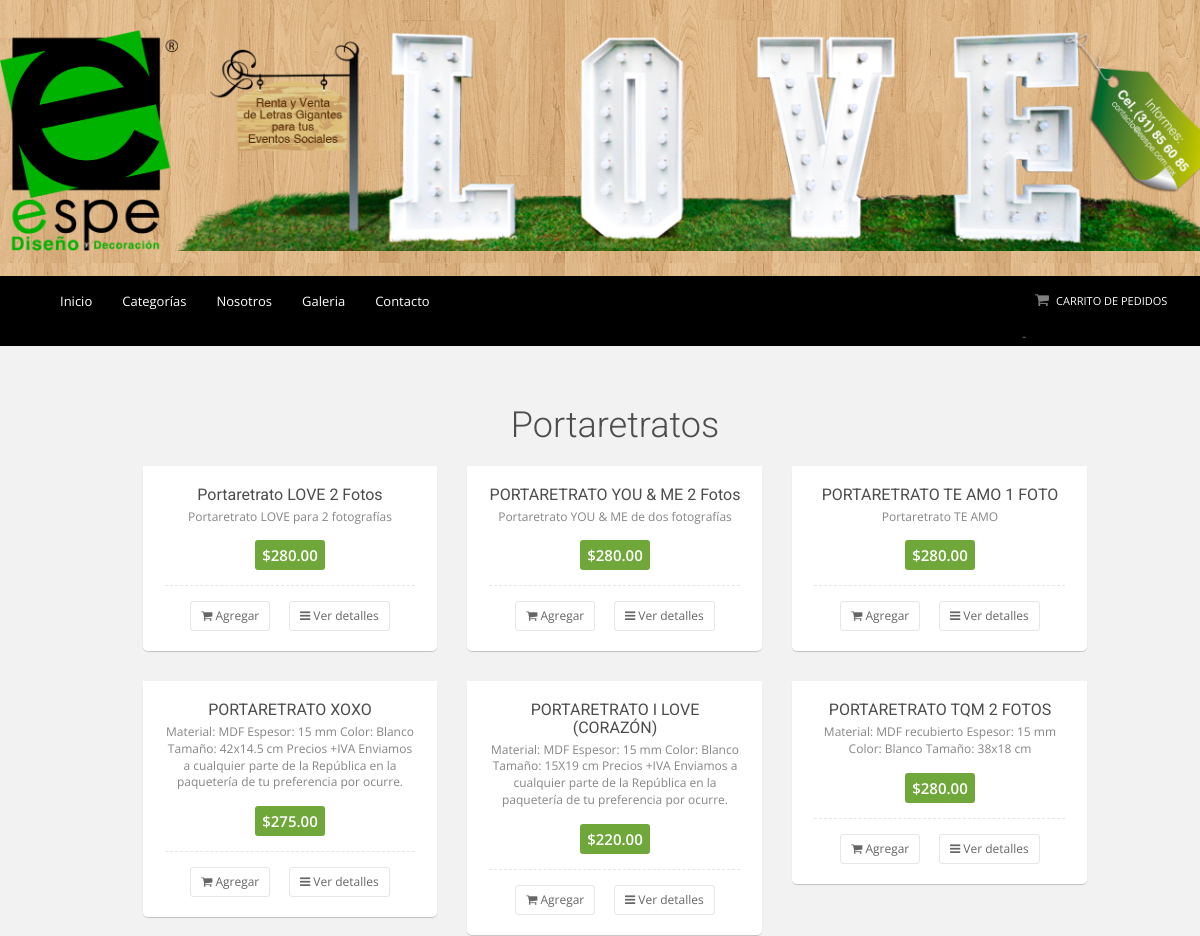
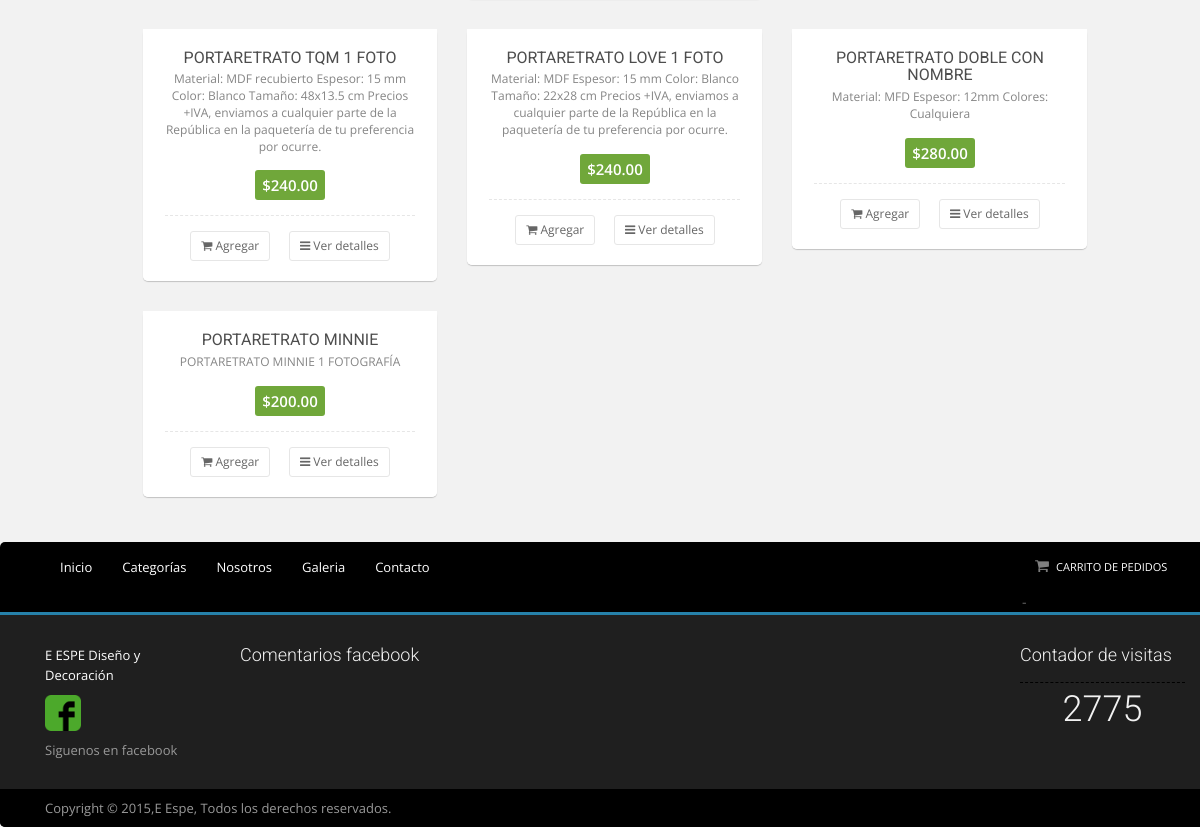
The page /categorias.php?id_categoria=5 on the database its author committed (2 pictures, top to bottom).
### tables this page shows
CREATE TABLE IF NOT EXISTS `categorias` (
  `id_categoria` bigint(20) NOT NULL AUTO_INCREMENT,
  `categoria` varchar(50) DEFAULT NULL,
  `imagen` varchar(100) DEFAULT NULL,
  PRIMARY KEY (`id_categoria`)
);

CREATE TABLE IF NOT EXISTS `productos` (
  `id_producto` bigint(20) NOT NULL AUTO_INCREMENT,
  `id_categoria` bigint(20) NOT NULL,
  `nombre_producto` varchar(50) NOT NULL,
  `precio` float NOT NULL,
  `descripcion` varchar(255) DEFAULT NULL,
  `informacion_adicional` varchar(255) DEFAULT NULL,
  `info_pago_envio` varchar(255) DEFAULT NULL,
  `foto_principal` text,
  `fecha_alta` datetime DEFAULT NULL,
  PRIMARY KEY (`id_producto`),
  KEY `id_categoria` (`id_categoria`)
);

CREATE TABLE IF NOT EXISTS `visitas` (
  `id` bigint(20) NOT NULL,
  `contador` int(11) DEFAULT '0',
  PRIMARY KEY (`id`)
);

### includes/Conexion.php (called while the page is built, shortened)
<?php
class MySQL {
    private $conexion;
    public function MySQL() {
        if (!isset($this->conexion)) {
  $this->conexion = (mysql_connect("localhost", "root", ""))
                    or die(mysql_error());
        }
    }
    public function consulta($consulta) {
        $resultado = mysql_query($consulta, $this->conexion);
        return $resultado;
    }
    public function fetch_array($consulta) {
        return mysql_fetch_array($consulta);
    }
}
?>

### categorias.php (the view, shortened to what this page needs)
<!DOCTYPE HTML>
<html>
    <?php
    include './includes/Conexion.php';
    ?>
    <head>
        <link rel="stylesheet" href="css/boostrap.css">
        <link rel="stylesheet" href="css/font_awesome.css">
        <link rel="stylesheet" href="css/styles.css">
        <link rel="stylesheet" href="css/mystyles.css">
    </head>
    <body class="boxed" style="background-image: url(img/textures/wood-1.jpg)">
        <div class="global-wrap">
            <div class="top-main-area text-center">
                <div class="container" style="width: 100%;margin: 0;padding: 0">
                    <a href="index.php" class="logo mt5">
                        <?php
                        include './includes/files/logo.php';
                        ?>
                    </a>
                </div>
            </div>
            <?php
            include './includes/files/header.php';
            ?>
            <div class="container">
                <div class="row">
                    <div class="col-md-10 col-md-offset-1">
                        <?php
                        $sql = new MySQL();
                        $res = $sql->consulta("SELECT categoria FROM categorias WHERE id_categoria=" . $_REQUEST["id_categoria"]);
                        if ($row = $sql->fetch_array($res)) {
                            $nombreCategoria = $row["categoria"];
                        }
                        ?>
                        <h1 style="text-align: center"><?= $nombreCategoria ?></h1>
                        <?php
                        $i = 1;
                        $res = $sql->consulta("SELECT * FROM productos a INNER JOIN categorias b ON a.id_categoria=b.id_categoria WHERE a.id_categoria=" . $_REQUEST["id_categoria"] . " ORDER BY fecha_alta ");
                        while ($row = $sql->fetch_array($res)) {
                            if ($i == 1) {
                                echo "<div class='row row-wrap'>";
                            }
                            ?>
                            <div class = "col-md-4" >
                                <div class = "product-thumb">
                                    <div class = "product-inner">
                                        <h5 class = "product-title"><?= $row["nombre_producto"] ?></h5>
                                        <p class = "product-desciption">
                                            <?= $row["descripcion"] ?>
                                        </p>
                                        <div class = "product-meta">
                                            <ul class = "product-price-list">
                                                <li><span class = "product-price">$<?= $row["precio"] ?>.00</span>
                                                </li>
                                            </ul>
                                            <ul class = "product-actions-list">
                                                <li><a itemid="<?= $row["id_producto"] ?>" class = "btn btn-sm" href = "#" id = "agregarProducto"><i class = "fa fa-shopping-cart"></i> Agregar</a>
                                                </li>
                                                <li><a href = "detalleProducto.php?id_producto=<?= $row["id_producto"] ?>" class = "btn btn-sm"><i class = "fa fa-bars"></i> Ver detalles</a>
                                                </li>
                                            </ul>
                                        </div>
                                    </div>
                                </div>
                            </div>
                            <?php
                            if ($i == 3) {
                                $i = 0;
                                echo "</div>";
                            }
                            $i++;
                        }
                        ?>
                    </div>
                </div>
            </div>
        </div>
		<?php
            include './includes/files/footerMenu.php';
        ?>
            <?php
            include './includes/files/footer.php';
            ?>
    </body>
</html>

### includes/files/footer.php (shortened to what this page needs)
<footer class="main">
    <div class="footer-top-area">
        <div class="container">
            <div class="row row-wrap">
                <div class="col-md-2">
                    <a href="index.html">
                        E ESPE Diseño y Decoración
                    </a>
                    <ul class="list list-social">
                        <li>
                            <a target="_blank" href="https://www.facebook.com/pages/E-ESPE/883288218371368?fref=ts "><img src="img/icono_face.png" style="width: 40%; cursor: pointer" title="Facebook" /></a>
                        </li>
                    </ul>
                    <p>
                        Siguenos en facebook
                    </p>
                </div>
                <div class="col-md-8">
                    <h4>Comentarios facebook</h4>
                </div>
                <div class="col-md-2">
                    <ul class="thumb-list">
                        <li>
                            <h4>Contador de visitas</h4>
                        </li>
                        <li>
                            <h1 style="text-align: center"><?php
                                $res = $sql->consulta("SELECT contador FROM visitas");
                                if ($row = $sql->fetch_array($res)) {
                                    echo $row["contador"];
                                }
                                ?>
                            </h1>
                        </li>
                    </ul>
                </div>
            </div>
        </div>
    </div>
    <div class="footer-copyright">
        <div class="container">
            <div class="row">
                <div class="col-md-4">
                    <p>Copyright © 2015,E Espe, Todos los derechos reservados.</p>
                </div>
                <div class="col-md-6 col-md-offset-2">
                </div>
            </div>
        </div>
    </div>
</footer>

### rows shown on the page
categorias: categoria "Portaretratos"
productos: nombre_producto "Portaretrato LOVE 2 Fotos", descripcion "Portaretrato LOVE para 2 fotografías", precio "280"
productos: nombre_producto "PORTARETRATO YOU & ME 2 Fotos", descripcion "Portaretrato YOU & ME de dos fotografías", precio "280"
productos: nombre_producto "PORTARETRATO TE AMO 1 FOTO", descripcion "Portaretrato TE AMO", precio "280"
productos: nombre_producto "PORTARETRATO XOXO", descripcion "Material: MDF Espesor: 15 mm Color: Blanco Tamaño: 42x14.5 cm Precios +IVA Enviamos a cualquier parte de la República en la paquetería de tu preferencia por ocurre.", precio "275"
productos: nombre_producto "PORTARETRATO I LOVE (CORAZÓN)", descripcion "Material: MDF Espesor: 15 mm Color: Blanco Tamaño: 15X19 cm Precios +IVA Enviamos a cualquier parte de la República en la paquetería de tu preferencia por ocurre.", precio "220"
productos: nombre_producto "PORTARETRATO TQM 2 FOTOS", descripcion "Material: MDF recubierto Espesor: 15 mm Color: Blanco Tamaño: 38x18 cm", precio "280"
productos: nombre_producto "PORTARETRATO TQM 1 FOTO", descripcion "Material: MDF recubierto Espesor: 15 mm Color: Blanco Tamaño: 48x13.5 cm Precios +IVA, enviamos a cualquier parte de la República en la paquetería de tu preferencia por ocurre.", precio "240"
productos: nombre_producto "PORTARETRATO LOVE 1 FOTO", descripcion "Material: MDF Espesor: 15 mm Color: Blanco Tamaño: 22x28 cm Precios +IVA, enviamos a cualquier parte de la República en la paquetería de tu preferencia por ocurre.", precio "240"
productos: nombre_producto "PORTARETRATO DOBLE CON NOMBRE", descripcion "Material: MFD Espesor: 12mm Colores: Cualquiera", precio "280"
productos: nombre_producto "PORTARETRATO MINNIE", descripcion "PORTARETRATO MINNIE 1 FOTOGRAFÍA", precio "200"
visitas: contador "2775"
